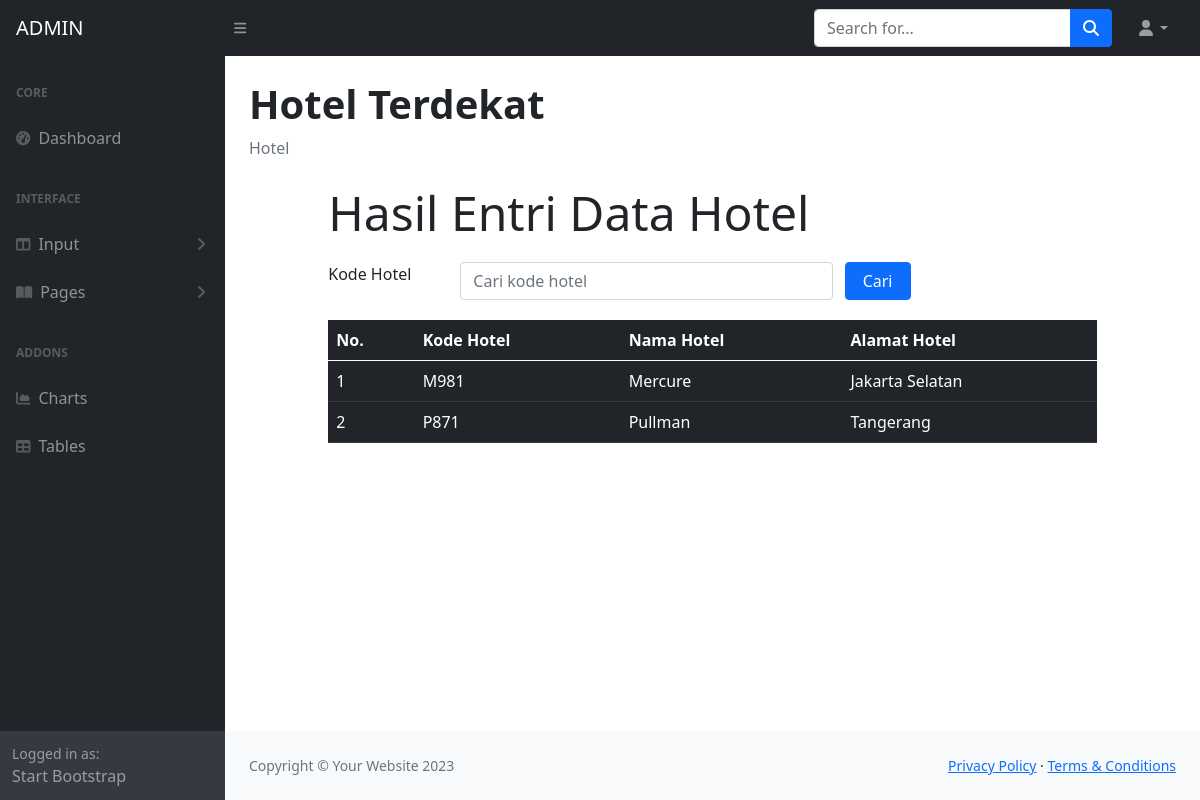
The page /ADMIN/d-daftarhotel.php on the database its author committed.
### tables this page shows
CREATE TABLE `hotel` (
  `hotelKODE` char(4) NOT NULL,
  `hotelNAMA` char(120) NOT NULL,
  `hotelALAMAT` char(255) NOT NULL
);

### ADMIN/daftarhotel.php (the view, shortened to what this page needs)
<!doctype html>
<html>
<?php
    include 'include/config.php';
?>
<head>
    <link rel="stylesheet" type="text/css" href="css/bootstrap.min.css">
    <link rel="stylesheet" type="text/css" href="https://cdnjs.cloudflare.com/ajax/libs/select2/4.0.13/css/select2.min.css">
    <link rel="stylesheet" href="https://cdn.jsdelivr.net/npm/bootstrap-icons@1.10.2/font/bootstrap-icons.css">
</head>
<body>
    <div class="row">
        <div class="col-sm-1"> </div>
        <div class="col-sm-10">
            <h2 class=display-5> Hasil Entri Data Hotel</h2>
            <form method = "POST">
                <div class = "formgroup row mb-2" style="margin-top: 20px;">
                    <label for = "search" class = "col-sm-2">Kode Hotel</label>
                    <div class = "col-sm-6">
                        <input type ="text" name ="search" class = "form-control" id = "search" value = "<?php if
                        (isset($_POST["search"])) {echo $_POST ["search"];}?>"    placeholder = "Cari kode hotel">
                    </div>
                    <input type ="submit" name = "kirim" value = "Cari" class = "col-sm-1 btn btn-primary">
                </div>
            </form>
            <table class="table table-hover table-dark" style="margin-top: 20px;">
            <thead>
                    <tr>
                    <th scope="col"> No. </th>
                    <th scope="col"> Kode Hotel </th>
                    <th scope="col"> Nama Hotel </th>
                    <th scope="col"> Alamat Hotel </th>
                    </tr>
                </thead>
                <tbody>
                    <?php
                        if (isset ($_POST["kirim"])){
                            $search = $_POST["search"];
                            $query = mysqli_query($connection, "select hotel.* from hotel where kategoriKODE like '%".$search."%' ");
                        }
                        else {
                            $query = mysqli_query($connection, "select hotel.* from hotel");
                        }
                        $nomor = 1;
                        while($row = mysqli_fetch_array($query)) {
                    ?>
                    <tr>
                        <td> <?php echo $nomor; ?> </td>
                        <td> <?php echo $row['hotelKODE']; ?> </td>
                        <td> <?php echo $row['hotelNAMA']; ?> </td>
                        <td> <?php echo $row['hotelALAMAT']; ?> </td>
                    </tr>
                    <?php $nomor = $nomor + 1; ?>
                    <?php
                        }
                    ?>
                </tbody>
            </table>
        </div>
    </div>
</body>
</html>

### rows shown on the page
hotel: hotelKODE "M981", hotelNAMA "Mercure", hotelALAMAT "Jakarta Selatan"
hotel: hotelKODE "P871", hotelNAMA "Pullman", hotelALAMAT "Tangerang"
